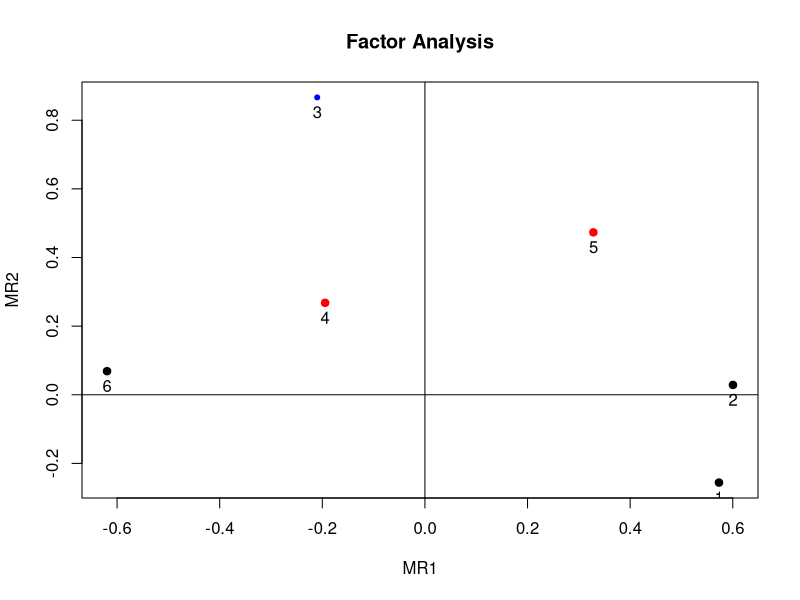
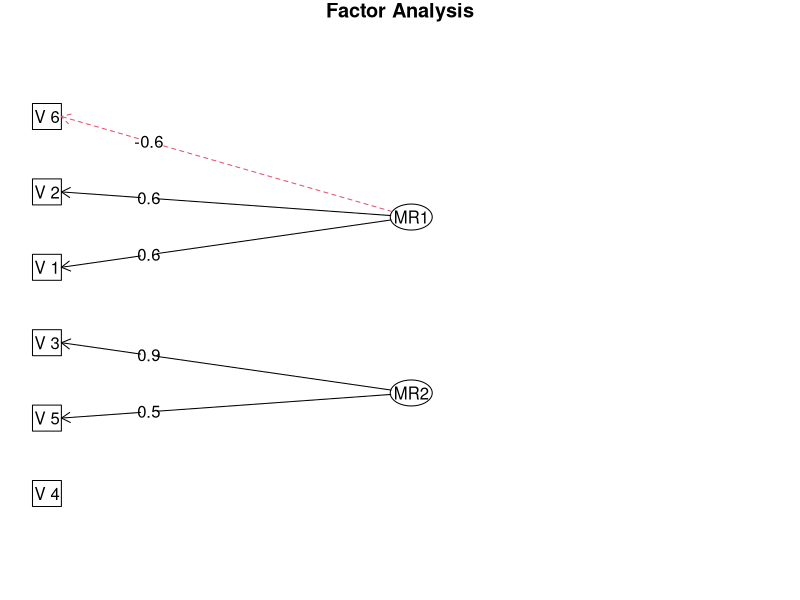
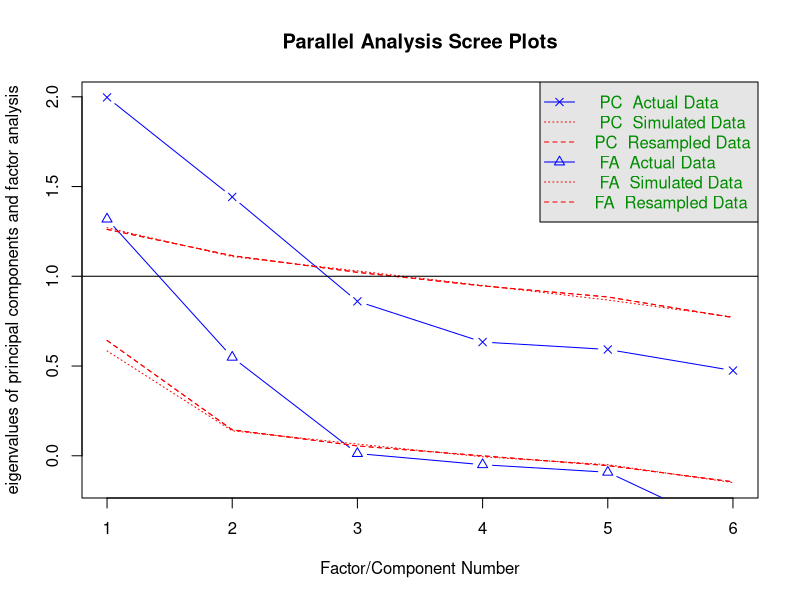
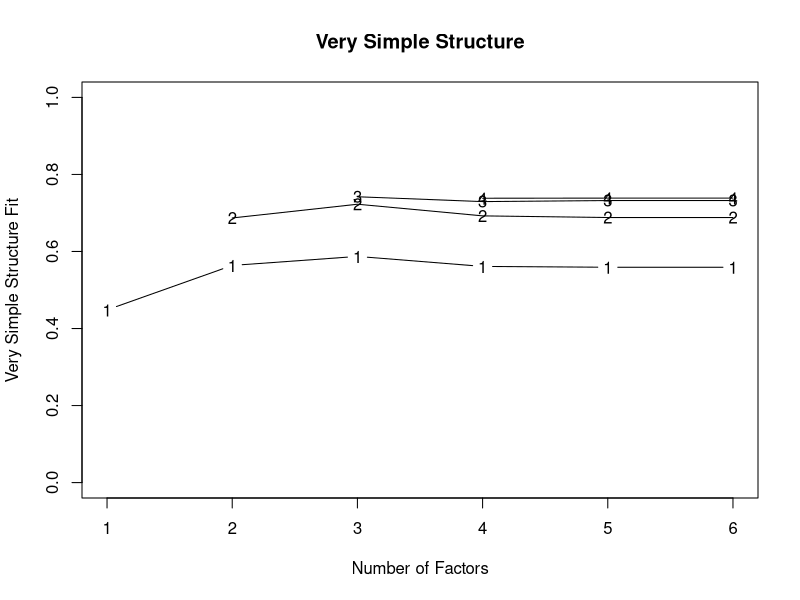

Reproduce these figures in R, in order.
## ---- chunk 1
wants <- c("GPArotation", "mvtnorm", "psych")
has   <- wants %in% rownames(installed.packages())
if(any(!has)) install.packages(wants[!has])
## ---- chunk 2
N <- 200
P <- 6
Q <- 2
(Lambda <- matrix(c(0.7,-0.4, 0.8,0, -0.2,0.9, -0.3,0.4, 0.3,0.7, -0.8,0.1),
                  nrow=P, ncol=Q, byrow=TRUE))
## ---- chunk 3
set.seed(123)
library(mvtnorm)
Kf <- diag(Q)
mu <- c(5, 15)
FF <- rmvnorm(N, mean=mu,        sigma=Kf)
E  <- rmvnorm(N, mean=rep(0, P), sigma=diag(P))
X  <- FF %*% t(Lambda) + E
## ---- chunk 4
(fa <- factanal(X, factors=2, scores="regression"))
## ---- chunk 5
library(psych)
corMat <- cor(X)
(faPC  <- fa(r=corMat, nfactors=2, n.obs=N, rotate="varimax"))
## ---- chunk 6
bartlett <- fa$scores
head(bartlett)
## ---- chunk 7
anderson <- factor.scores(x=X, f=faPC, method="Anderson")
head(anderson$scores)
## ---- chunk 8
factor.plot(faPC, cut=0.5)
fa.diagram(faPC)
## ---- chunk 9
fa.parallel(X)                     # parallel analysis
vss(X, n.obs=N, rotate="varimax")  # very simple structure
## ---- chunk 10
try(detach(package:psych))
try(detach(package:mvtnorm))
